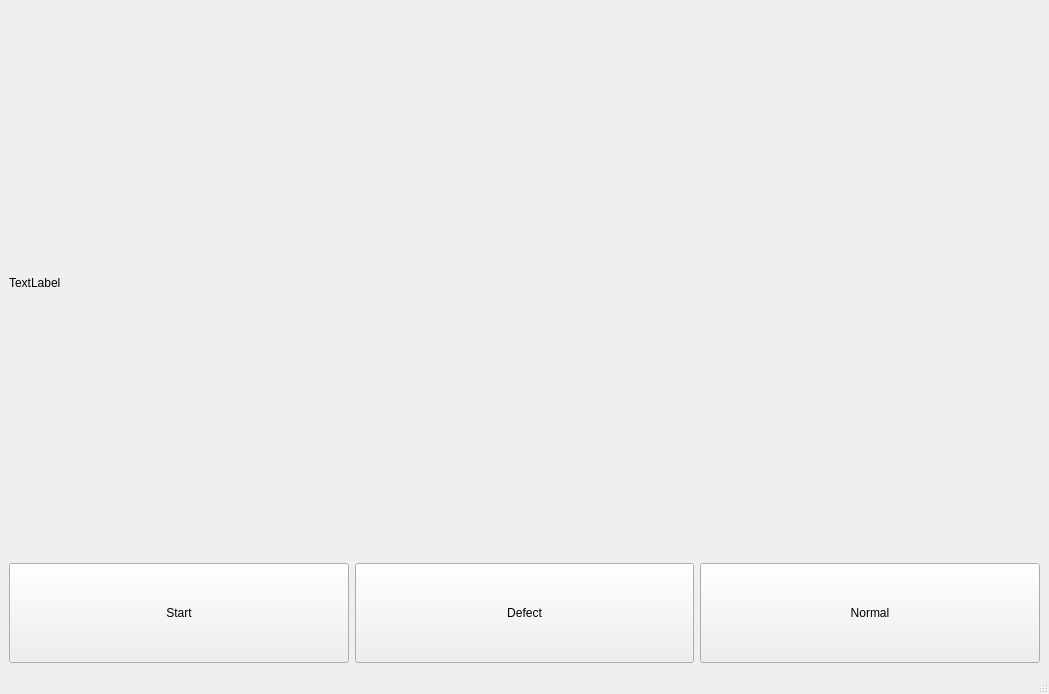
<?xml version="1.0" encoding="UTF-8"?>
<ui version="4.0">
 <class>MainWindow</class>
 <widget class="QMainWindow" name="MainWindow">
  <property name="geometry">
   <rect>
    <x>0</x>
    <y>0</y>
    <width>1049</width>
    <height>694</height>
   </rect>
  </property>
  <property name="windowTitle">
   <string>MainWindow</string>
  </property>
  <widget class="QWidget" name="centralwidget">
   <layout class="QVBoxLayout" name="verticalLayout" stretch="1,0">
    <item>
     <widget class="QLabel" name="imageBox">
      <property name="text">
       <string>TextLabel</string>
      </property>
     </widget>
    </item>
    <item>
     <layout class="QHBoxLayout" name="horizontalLayout">
      <item>
       <widget class="QPushButton" name="startButton">
        <property name="minimumSize">
         <size>
          <width>0</width>
          <height>100</height>
         </size>
        </property>
        <property name="text">
         <string>Start</string>
        </property>
       </widget>
      </item>
      <item>
       <widget class="QPushButton" name="DefectButton">
        <property name="minimumSize">
         <size>
          <width>100</width>
          <height>100</height>
         </size>
        </property>
        <property name="baseSize">
         <size>
          <width>0</width>
          <height>0</height>
         </size>
        </property>
        <property name="text">
         <string>Defect</string>
        </property>
       </widget>
      </item>
      <item>
       <widget class="QPushButton" name="normalButton">
        <property name="minimumSize">
         <size>
          <width>100</width>
          <height>100</height>
         </size>
        </property>
        <property name="text">
         <string>Normal</string>
        </property>
       </widget>
      </item>
     </layout>
    </item>
   </layout>
  </widget>
  <widget class="QMenuBar" name="menubar">
   <property name="geometry">
    <rect>
     <x>0</x>
     <y>0</y>
     <width>1049</width>
     <height>26</height>
    </rect>
   </property>
  </widget>
  <widget class="QStatusBar" name="statusbar"/>
 </widget>
 <resources/>
 <connections/>
</ui>
